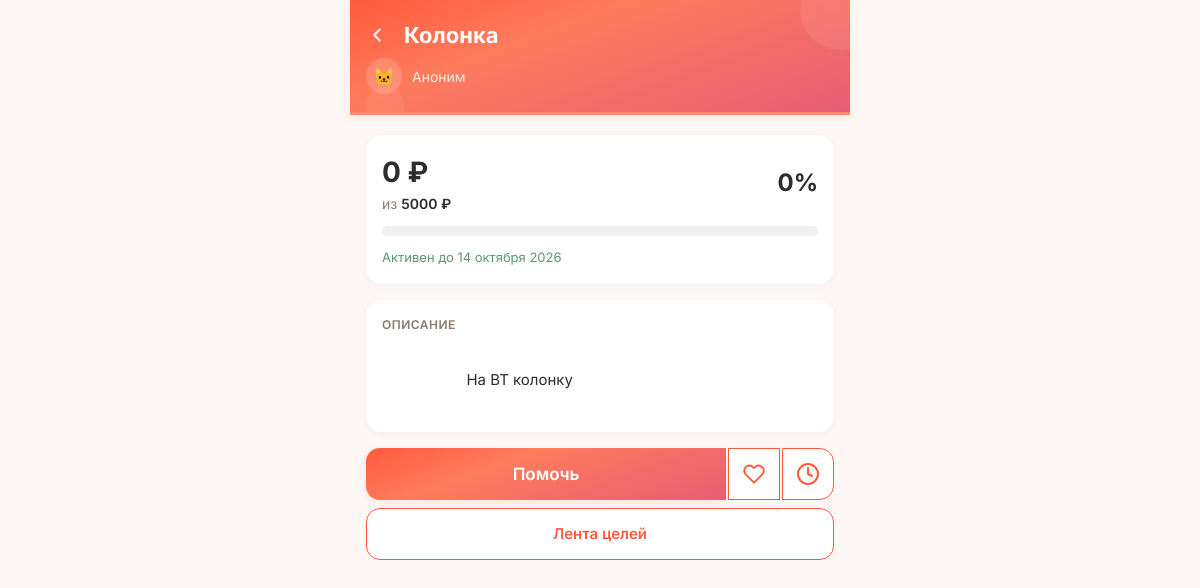
Page /goal/15 on the earlier database version.
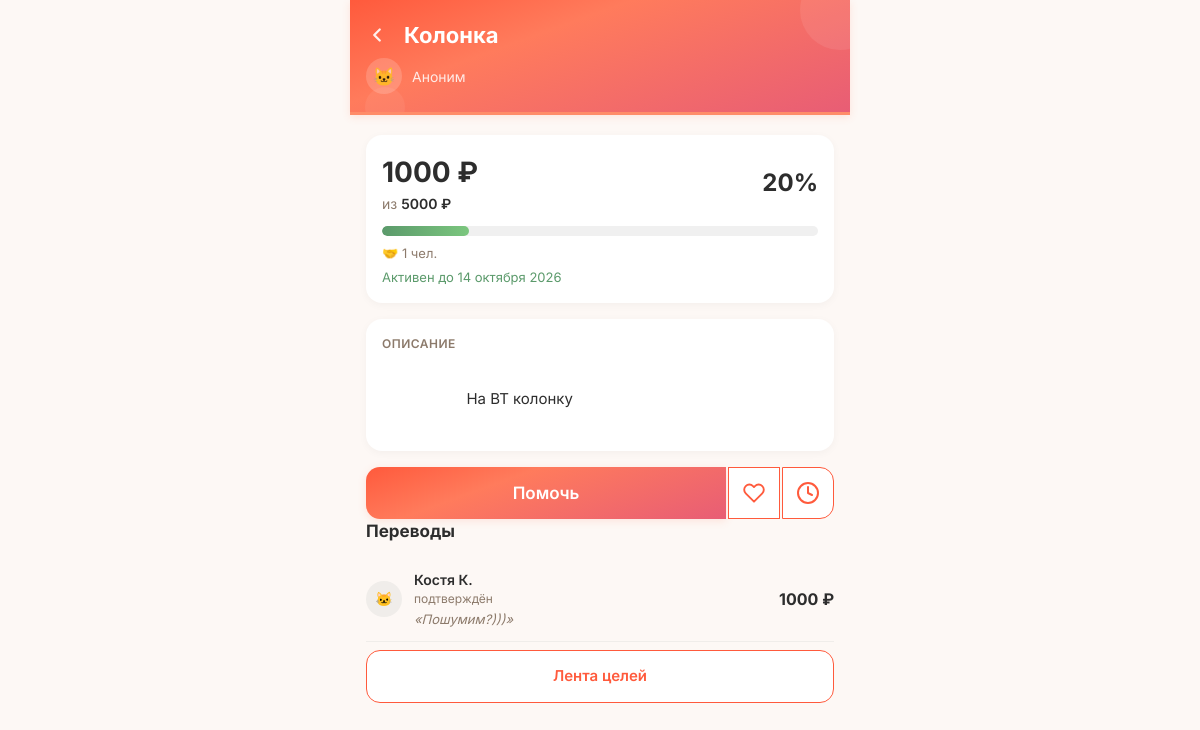
Same page on the later database version.
### tables this page shows
CREATE TABLE "goals" (
        id INTEGER PRIMARY KEY AUTOINCREMENT,
        user_id INTEGER NOT NULL,
        type TEXT NOT NULL CHECK(type IN ('super_blitz','blitz','serious','urgent','group')),
        title TEXT NOT NULL,
        description TEXT NULL,
        photo_url TEXT NULL,
        amount_goal REAL NOT NULL,
        amount_collected REAL DEFAULT 0.00,
        ends_at TEXT NULL,
        status TEXT DEFAULT 'draft' CHECK(status IN ('draft','active','frozen','completed','failed','lightning_failed','hidden')),
        trial_ends_at TEXT NULL,
        subscription_active_until TEXT NULL,
        last_boosted_at TEXT NULL,
        is_lightning INTEGER DEFAULT 0,
        lightning_started_at TEXT NULL,
        moderation_status TEXT DEFAULT 'pending',
        completion_type TEXT DEFAULT 'organic',
        is_seed INTEGER DEFAULT 0,
        views_count INTEGER DEFAULT 0,
        views_24h INTEGER DEFAULT 0,
        donations_count INTEGER DEFAULT 0,
        donations_24h INTEGER DEFAULT 0,
        created_at TEXT DEFAULT (datetime('now')), photos TEXT, moderation_comment TEXT, moderated_at TEXT, moderated_by INTEGER, resubmission_count INTEGER DEFAULT 0, is_resubmission INTEGER DEFAULT 0, rejection_categories TEXT,
        FOREIGN KEY (user_id) REFERENCES users(id)
    );

CREATE TABLE donations (
            id INTEGER PRIMARY KEY AUTOINCREMENT,
            goal_id INTEGER NOT NULL,
            donor_id INTEGER NULL,
            amount_reported REAL NOT NULL,
            status TEXT NOT NULL CHECK(status IN ('donor_confirmed','recipient_confirmed','completed','disputed')),
            is_anonymous INTEGER DEFAULT 0,
            is_seed INTEGER DEFAULT 0,
            warm_word TEXT NULL,
            donor_confirmed_at TEXT DEFAULT (datetime('now')),
            recipient_confirmed_at TEXT NULL,
            completed_at TEXT NULL,
            dispute_reason TEXT NULL,
            donor_to_recipient_count INTEGER DEFAULT 1,
            referred_by INTEGER NULL, ip_address TEXT,
            FOREIGN KEY (goal_id) REFERENCES goals(id),
            FOREIGN KEY (donor_id) REFERENCES users(id)
        );

### main.py (the view)
@app.route('/goal/<int:goal_id>')
def goal_page(goal_id):
    db = get_db()
    goal = db.execute("SELECT * FROM goals WHERE id = ?", (goal_id,)).fetchone()
    if not goal:
        flash('Цель не найдена.', 'danger')
        return redirect(url_for('goals_list'))
    if goal['status'] in ('draft', 'failed'):
        current_user = get_current_user()
        is_author = current_user and current_user['id'] == goal['user_id']
        is_admin = current_user and current_user['is_admin']
        if not (is_author or is_admin):
            abort(404)
    if goal['status'] == 'hidden':
        current_user = get_current_user()
        is_admin = current_user and current_user['is_admin']
        if not is_admin:
            abort(404)
    import json as _json
    photos_list = []
    if goal['photos']:
        try:
            photos_list = _json.loads(goal['photos'])
        except Exception:
            photos_list = []
    if not photos_list and goal['photo_url']:
        photos_list = [goal['photo_url']]
    rejection_cats = []
    if goal['rejection_categories']:
        try:
            rejection_cats = _json.loads(goal['rejection_categories'])
        except Exception:
            rejection_cats = []
    author = db.execute("SELECT phone FROM users WHERE id = ?", (goal['user_id'],)).fetchone()
    donations = db.execute(
        """SELECT d.*,
           CASE WHEN d.is_anonymous = 1 OR d.donor_id IS NULL THEN NULL
                ELSE COALESCE(u.name, '+' || u.phone)
           END as donor_name
        FROM donations d
        LEFT JOIN users u ON d.donor_id = u.id
        WHERE d.goal_id = ?
        ORDER BY d.donor_confirmed_at DESC""",
        (goal_id,)
    ).fetchall()
    donor_count = db.execute("SELECT COUNT(DISTINCT donor_id) FROM donations WHERE goal_id = ? AND status IN ('recipient_confirmed','completed')", (goal_id,)).fetchone()[0]
    last_donation = db.execute("SELECT MAX(donor_confirmed_at) FROM donations WHERE goal_id = ?", (goal_id,)).fetchone()[0]
    pct = int((goal['amount_collected'] / goal['amount_goal']) * 100) if goal['amount_goal'] > 0 else 0
    months = ['января','февраля','марта','апреля','мая','июня','июля','августа','сентября','октября','ноября','декабря']
    try:
        parts = goal['ends_at'][:10].split('-')
        ends_at_formatted = f"{int(parts[2])} {months[int(parts[1])-1]} {parts[0]}"
    except:
        ends_at_formatted = goal['ends_at'][:10]
    user = get_current_user()
    is_author = (user and user['id'] == goal['user_id'])
    is_liked = False
    if user:
        ldb = get_db()
        is_liked = ldb.execute(
            "SELECT id FROM likes WHERE user_id = ? AND goal_id = ?",
            (user['id'], goal_id)
        ).fetchone() is not None
    already_reported = False
    if user:
        rdb = get_db()
        already_reported = rdb.execute(
            'SELECT id FROM reports WHERE goal_id = ? AND reporter_id = ?',
            (goal_id, user['id'])
        ).fetchone() is not None
    return render_template('goal.html', goal=goal, author=author, progress=pct, donations=donations, is_author=is_author, donor_count=donor_count, last_donation=last_donation, ends_at_formatted=ends_at_formatted, already_reported=already_reported, user=user, photos_list=photos_list, is_liked=is_liked, rejection_cats=rejection_cats)

### main.py (called while the page is built, shortened)
def get_current_user():
    return None

### models.py (called while the page is built)
def _create_connection():
    conn = sqlite3.connect(DATABASE, timeout=30)
    conn.row_factory = sqlite3.Row
    conn.execute("PRAGMA journal_mode=WAL")
    conn.execute("PRAGMA synchronous=NORMAL")
    conn.execute("PRAGMA busy_timeout=30000")
    conn.execute("PRAGMA foreign_keys = ON")
    return conn

def get_db():
    try:
        from flask import g
        if not hasattr(g, '_database'):
            g._database = _create_connection()
        return g._database
    except (ImportError, RuntimeError):
        return _create_connection()

### templates/goal.html (shortened to what the changed rows need)
<!DOCTYPE html>
<html lang="ru">
<head>
    <link rel="stylesheet" href="/static/style.css?v=7">
</head>
<body>
    <div class="container">
        <div class="goal-header">
            <div class="goal-back-row">
                <button class="goal-back" onclick="history.back()" aria-label="Назад">
                    <svg viewBox="0 0 24 24" fill="none" stroke="currentColor" stroke-width="2.5" stroke-linecap="round" stroke-linejoin="round"><polyline points="15 18 9 12 15 6"></polyline></svg>
                </button>
                <h1>{{ goal.title }}</h1>
            </div>
        </div>
        <div class="content">
            <div class="stats-card">
                <div class="stats-row">
                    <div>
                        <div class="collected">{{ "%.0f"|format(goal.amount_collected) }} ₽</div>
                        <div class="goal">из <span>{{ "%.0f"|format(goal.amount_goal) }} ₽</span></div>
                    </div>
                    <div style="text-align:right;">
                        <div style="font-size:24px;font-weight:700;color:#2D2D2D;">{{ progress }}%</div>
                    </div>
                </div>
                <div class="progress-bar">
                    <div class="progress-fill" style="width: {{ progress }}%;"></div>
                </div>
                <div class="stats-meta">
                    {% if donor_count > 0 %}
                    <span>🤝 {{ donor_count }} чел.</span>
                    {% endif %}
                </div>
                {% if goal.status == "active" %}<div class="deadline" style="color:#5B9A6B;">Активен до {{ ends_at_formatted }}</div>{% else %}<div class="deadline" style="color:#E57373;">Не активен</div>{% endif %}
            </div>
            {% if goal.description or is_author %}
            <div class="description-block">
                <div class="description-header">
                    <span class="description-label">Описание</span>
                </div>
                <div class="description" id="descView">
                    {% if goal.description %}{{ goal.description }}{% else %}<span class="desc-empty">Пока нет описания</span>{% endif %}
                </div>
            </div>
            {% endif %}
            {% if not is_author %}
            <div class="action-pair">
                <button class="btn-help-pair" onclick="openModal()">Помочь</button>
                <button class="btn-square {% if is_liked %}liked{% endif %}" id="likeBtn" data-goal-id="{{ goal.id }}" onclick="toggleLike()" aria-label="В избранное">
                </button>
                <button class="btn-square btn-remind-pair" id="remindBtn" data-goal-id="{{ goal.id }}" onclick="openReminderModal()" aria-label="Напомнить позже">
                </button>
            </div>
            {% endif %}
            {% if donations %}
            <h3 class="donations-title">Переводы</h3>
            {% for d in donations %}
            <div class="donation-item">
                <div class="donation-avatar">🐱</div>
                <div class="donation-info">
                    <div class="donor-name">{{ d.donor_name or 'Аноним' }}</div>
                    <div class="donor-meta">
                        {% if d.status == 'donor_confirmed' %}ожидает
                        {% elif d.status == 'recipient_confirmed' %}подтверждён
                        {% elif d.status == 'completed' %}засчитан
                        {% else %}{{ d.status }}{% endif %}
                    </div>
                    {% if d.warm_word %}
                    <div class="warm-word">«{{ d.warm_word }}»</div>
                    {% endif %}
                </div>
                <div class="donation-amount">{{ "%.0f"|format(d.amount_reported) }} ₽</div>
            </div>
            {% endfor %}
            {% endif %}
            <a class="btn-back" href="/goals" style="text-align:center;">Лента целей</a>
        </div>
    </div>
</body>
</html>

Differences in the rows shown:
changed goals "Колонка": amount_collected "0" → "1000"
added donations: donor_name "Костя К.", shows "подтверждён", warm_word "Пошумим?)))", amount_reported "1000"
Other differences:
{{ progress }}: "0" → "20"
{{ donor_count }}: (not shown) → "1"
text now shown: "🤝 чел. Переводы"
